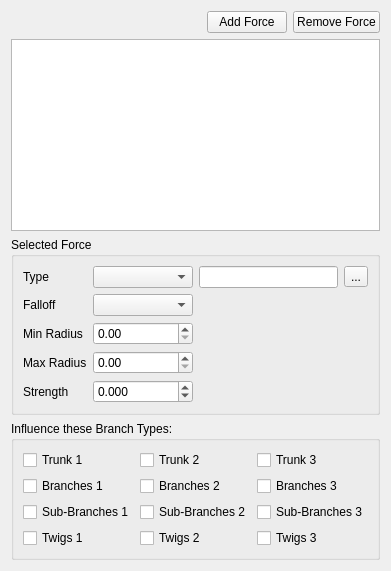
          <widget class="QWidget" name="tab_5">
           <attribute name="title">
            <string>Forces</string>
           </attribute>
           <layout class="QVBoxLayout" name="verticalLayout_34">
            <item>
             <layout class="QHBoxLayout" name="horizontalLayout_68">
              <item>
               <spacer name="horizontalSpacer_52">
                <property name="orientation">
                 <enum>Qt::Horizontal</enum>
                </property>
                <property name="sizeHint" stdset="0">
                 <size>
                  <width>40</width>
                  <height>20</height>
                 </size>
                </property>
               </spacer>
              </item>
              <item>
               <widget class="QPushButton" name="ButtonAddForce">
                <property name="text">
                 <string>Add Force</string>
                </property>
               </widget>
              </item>
              <item>
               <widget class="QPushButton" name="ButtonDeleteForce">
                <property name="text">
                 <string>Remove Force</string>
                </property>
               </widget>
              </item>
             </layout>
            </item>
            <item>
             <widget class="QListWidget" name="ListForces">
              <property name="uniformItemSizes">
               <bool>true</bool>
              </property>
             </widget>
            </item>
            <item>
             <widget class="QGroupBox" name="GroupSelectedForce">
              <property name="title">
               <string>Selected Force</string>
              </property>
              <property name="flat">
               <bool>true</bool>
              </property>
              <layout class="QHBoxLayout" name="horizontalLayout_70">
               <item>
                <layout class="QGridLayout" name="gridLayout_10">
                 <item row="4" column="1">
                  <layout class="QHBoxLayout" name="horizontalLayout_69">
                   <item>
                    <spacer name="horizontalSpacer_58">
                     <property name="orientation">
                      <enum>Qt::Horizontal</enum>
                     </property>
                     <property name="sizeType">
                      <enum>QSizePolicy::Preferred</enum>
                     </property>
                     <property name="sizeHint" stdset="0">
                      <size>
                       <width>0</width>
                       <height>20</height>
                      </size>
                     </property>
                    </spacer>
                   </item>
                   <item>
                    <widget class="QDoubleSpinBox" name="SpinForceStrength">
                     <property name="sizePolicy">
                      <sizepolicy hsizetype="Minimum" vsizetype="Fixed">
                       <horstretch>0</horstretch>
                       <verstretch>0</verstretch>
                      </sizepolicy>
                     </property>
                     <property name="decimals">
                      <number>3</number>
                     </property>
                     <property name="minimum">
                      <double>-50.000000000000000</double>
                     </property>
                     <property name="maximum">
                      <double>50.000000000000000</double>
                     </property>
                     <property name="singleStep">
                      <double>0.010000000000000</double>
                     </property>
                    </widget>
                   </item>
                  </layout>
                 </item>
                 <item row="3" column="1">
                  <layout class="QHBoxLayout" name="horizontalLayout_67">
                   <item>
                    <spacer name="horizontalSpacer_57">
                     <property name="orientation">
                      <enum>Qt::Horizontal</enum>
                     </property>
                     <property name="sizeType">
                      <enum>QSizePolicy::Preferred</enum>
                     </property>
                     <property name="sizeHint" stdset="0">
                      <size>
                       <width>0</width>
                       <height>20</height>
                      </size>
                     </property>
                    </spacer>
                   </item>
                   <item>
                    <widget class="QDoubleSpinBox" name="SpinForceMaxRadius">
                     <property name="sizePolicy">
                      <sizepolicy hsizetype="Minimum" vsizetype="Fixed">
                       <horstretch>0</horstretch>
                       <verstretch>0</verstretch>
                      </sizepolicy>
                     </property>
                     <property name="singleStep">
                      <double>0.200000000000000</double>
                     </property>
                    </widget>
                   </item>
                  </layout>
                 </item>
                 <item row="2" column="1">
                  <layout class="QHBoxLayout" name="horizontalLayout_66">
                   <item>
                    <spacer name="horizontalSpacer_56">
                     <property name="orientation">
                      <enum>Qt::Horizontal</enum>
                     </property>
                     <property name="sizeType">
                      <enum>QSizePolicy::Preferred</enum>
                     </property>
                     <property name="sizeHint" stdset="0">
                      <size>
                       <width>0</width>
                       <height>20</height>
                      </size>
                     </property>
                    </spacer>
                   </item>
                   <item>
                    <widget class="QDoubleSpinBox" name="SpinForceMinRadius">
                     <property name="sizePolicy">
                      <sizepolicy hsizetype="Minimum" vsizetype="Fixed">
                       <horstretch>0</horstretch>
                       <verstretch>0</verstretch>
                      </sizepolicy>
                     </property>
                     <property name="singleStep">
                      <double>0.200000000000000</double>
                     </property>
                    </widget>
                   </item>
                  </layout>
                 </item>
                 <item row="0" column="1">
                  <widget class="QComboBox" name="ComboForceType">
                   <property name="sizePolicy">
                    <sizepolicy hsizetype="Minimum" vsizetype="Fixed">
                     <horstretch>0</horstretch>
                     <verstretch>0</verstretch>
                    </sizepolicy>
                   </property>
                   <property name="minimumSize">
                    <size>
                     <width>100</width>
                     <height>0</height>
                    </size>
                   </property>
                  </widget>
                 </item>
                 <item row="1" column="1">
                  <widget class="QComboBox" name="ComboForceFalloff">
                   <property name="sizePolicy">
                    <sizepolicy hsizetype="Minimum" vsizetype="Fixed">
                     <horstretch>0</horstretch>
                     <verstretch>0</verstretch>
                    </sizepolicy>
                   </property>
                   <property name="minimumSize">
                    <size>
                     <width>100</width>
                     <height>0</height>
                    </size>
                   </property>
                  </widget>
                 </item>
                 <item row="1" column="0">
                  <widget class="QLabel" name="label_92">
                   <property name="text">
                    <string>Falloff</string>
                   </property>
                  </widget>
                 </item>
                 <item row="2" column="0">
                  <widget class="QLabel" name="label_36">
                   <property name="text">
                    <string>Min Radius</string>
                   </property>
                  </widget>
                 </item>
                 <item row="0" column="0">
                  <widget class="QLabel" name="label_39">
                   <property name="text">
                    <string>Type</string>
                   </property>
                  </widget>
                 </item>
                 <item row="4" column="0">
                  <widget class="QLabel" name="label_35">
                   <property name="text">
                    <string>Strength</string>
                   </property>
                  </widget>
                 </item>
                 <item row="3" column="0">
                  <widget class="QLabel" name="label_37">
                   <property name="text">
                    <string>Max Radius</string>
                   </property>
                  </widget>
                 </item>
                 <item row="0" column="2">
                  <widget class="QLineEdit" name="LineForceMesh">
                   <property name="sizePolicy">
                    <sizepolicy hsizetype="Expanding" vsizetype="Fixed">
                     <horstretch>0</horstretch>
                     <verstretch>0</verstretch>
                    </sizepolicy>
                   </property>
                   <property name="readOnly">
                    <bool>true</bool>
                   </property>
                  </widget>
                 </item>
                 <item row="0" column="3">
                  <widget class="QToolButton" name="ButtonSelectForceMesh">
                   <property name="text">
                    <string>...</string>
                   </property>
                  </widget>
                 </item>
                </layout>
               </item>
              </layout>
             </widget>
            </item>
            <item>
             <widget class="QGroupBox" name="GroupForceInfluences">
              <property name="toolTip">
               <string>This allows to disable the generation of certain branch meshes , on a per-LOD basis.</string>
              </property>
              <property name="title">
               <string>Influence these Branch Types:</string>
              </property>
              <property name="flat">
               <bool>true</bool>
              </property>
              <layout class="QGridLayout" name="gridLayout_22">
               <item row="1" column="1">
                <widget class="QCheckBox" name="CheckForceBranches2">
                 <property name="toolTip">
                  <string>Uncheck this box to disable the generation of this type of mesh.</string>
                 </property>
                 <property name="text">
                  <string>Branches 2</string>
                 </property>
                </widget>
               </item>
               <item row="1" column="0">
                <widget class="QCheckBox" name="CheckForceBranches1">
                 <property name="toolTip">
                  <string>Uncheck this box to disable the generation of this type of mesh.</string>
                 </property>
                 <property name="text">
                  <string>Branches 1</string>
                 </property>
                </widget>
               </item>
               <item row="2" column="2">
                <widget class="QCheckBox" name="CheckForceSubBranches3">
                 <property name="toolTip">
                  <string>Uncheck this box to disable the generation of this type of mesh.</string>
                 </property>
                 <property name="text">
                  <string>Sub-Branches 3</string>
                 </property>
                </widget>
               </item>
               <item row="3" column="1">
                <widget class="QCheckBox" name="CheckForceTwigs2">
                 <property name="toolTip">
                  <string>Uncheck this box to disable the generation of this type of mesh.</string>
                 </property>
                 <property name="text">
                  <string>Twigs 2</string>
                 </property>
                </widget>
               </item>
               <item row="1" column="2">
                <widget class="QCheckBox" name="CheckForceBranches3">
                 <property name="toolTip">
                  <string>Uncheck this box to disable the generation of this type of mesh.</string>
                 </property>
                 <property name="text">
                  <string>Branches 3</string>
                 </property>
                </widget>
               </item>
               <item row="2" column="0">
                <widget class="QCheckBox" name="CheckForceSubBranches1">
                 <property name="toolTip">
                  <string>Uncheck this box to disable the generation of this type of mesh.</string>
                 </property>
                 <property name="text">
                  <string>Sub-Branches 1</string>
                 </property>
                </widget>
               </item>
               <item row="3" column="0">
                <widget class="QCheckBox" name="CheckForceTwigs1">
                 <property name="toolTip">
                  <string>Uncheck this box to disable the generation of this type of mesh.</string>
                 </property>
                 <property name="text">
                  <string>Twigs 1</string>
                 </property>
                </widget>
               </item>
               <item row="2" column="1">
                <widget class="QCheckBox" name="CheckForceSubBranches2">
                 <property name="toolTip">
                  <string>Uncheck this box to disable the generation of this type of mesh.</string>
                 </property>
                 <property name="text">
                  <string>Sub-Branches 2</string>
                 </property>
                </widget>
               </item>
               <item row="3" column="2">
                <widget class="QCheckBox" name="CheckForceTwigs3">
                 <property name="toolTip">
                  <string>Uncheck this box to disable the generation of this type of mesh.</string>
                 </property>
                 <property name="text">
                  <string>Twigs 3</string>
                 </property>
                </widget>
               </item>
               <item row="0" column="0">
                <widget class="QCheckBox" name="CheckForceTrunk1">
                 <property name="toolTip">
                  <string>Uncheck this box to disable the generation of this type of mesh.</string>
                 </property>
                 <property name="text">
                  <string>Trunk 1</string>
                 </property>
                </widget>
               </item>
               <item row="0" column="1">
                <widget class="QCheckBox" name="CheckForceTrunk2">
                 <property name="toolTip">
                  <string>Uncheck this box to disable the generation of this type of mesh.</string>
                 </property>
                 <property name="text">
                  <string>Trunk 2</string>
                 </property>
                </widget>
               </item>
               <item row="0" column="2">
                <widget class="QCheckBox" name="CheckForceTrunk3">
                 <property name="toolTip">
                  <string>Uncheck this box to disable the generation of this type of mesh.</string>
                 </property>
                 <property name="text">
                  <string>Trunk 3</string>
                 </property>
                </widget>
               </item>
              </layout>
             </widget>
            </item>
           </layout>
          </widget>
